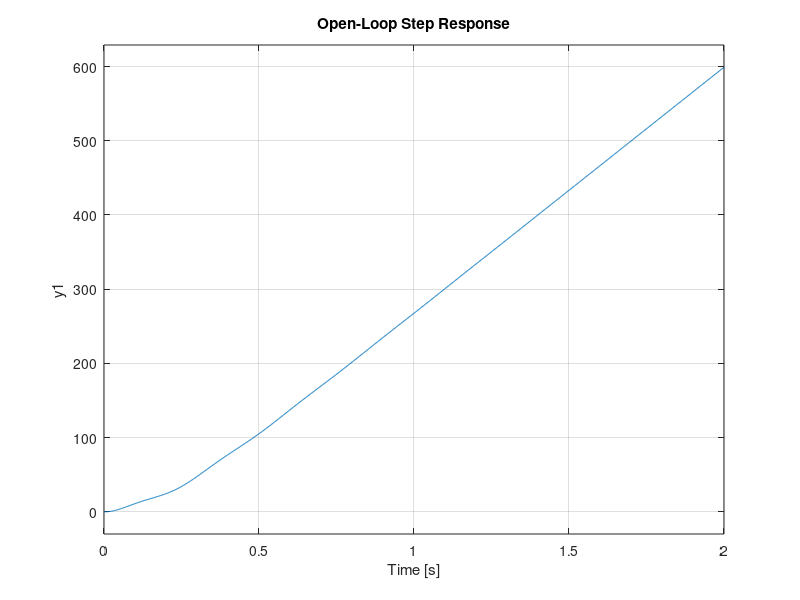
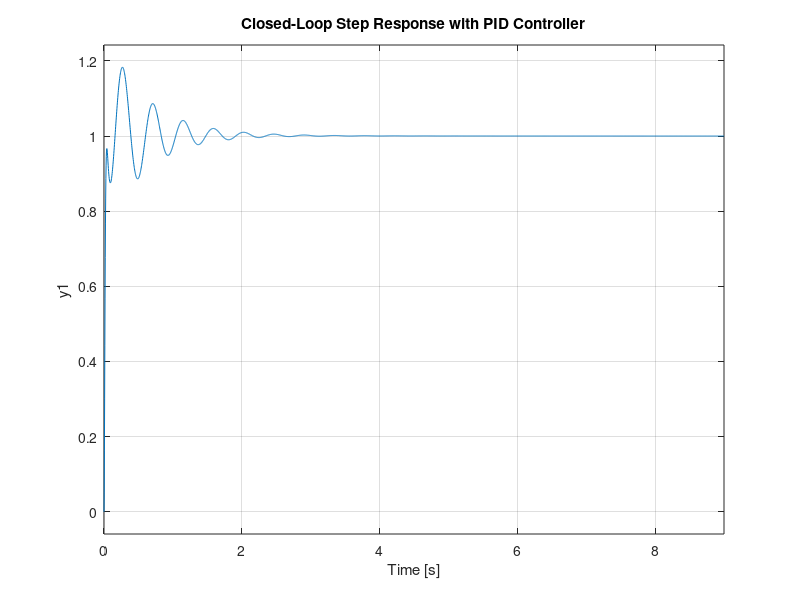

The MATLAB script that drew these images, in order: (Note: this script raises an error after producing the figures.)
clc;
clear;
close all;

% Define the plant transfer function G(s)
num = [3.223e-08, 2.979e-08, 8.086e-06];
den = [3.6e-14, 7.974e-12, 1.166e-10, 4.817e-09, 2.438e-08, 0];
G = tf(num, den);

% Display the open-loop step response
figure;
step(G);
title('Open-Loop Step Response');
grid on;

% PID Controller Design
Kp = 0.26;  % Proportional gain (tuned experimentally)
Ki = 0.18;    % Integral gain (eliminates steady-state error)
Kd = 0.015;    % Derivative gain (reduces overshoot)

C = pid(Kp, Ki, Kd);

% Closed-loop system with PID controller
T = feedback(C * G, 1);

% Step response of the closed-loop system
figure;
step(T);
title('Closed-Loop Step Response with PID Controller');
grid on;

% Performance Analysis
info = stepinfo(T);
fprintf('Settling Time: %.4f sec\n', info.SettlingTime);
fprintf('Overshoot: %.2f%%\n', info.Overshoot);

% Control effort analysis (Check saturation limit)
t = 0:0.0001:0.05;  % Simulation time
[y, t, u] = lsim(C * (1 - T), ones(size(t)), t);  % Control signal

figure;
plot(t, u);
title('Control Effort');
xlabel('Time (s)');
ylabel('Voltage (V)');
grid on;
hold on;
yline(5, 'r--', 'Saturation Limit (+5V)');
yline(-5, 'r--', 'Saturation Limit (-5V)');
hold off;

% Check if control effort exceeds ±5V
if max(abs(u)) > 5
    disp('Warning: Control effort exceeds saturation limit (±5V). Consider retuning the PID gains.');
end
